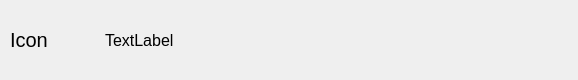
<?xml version="1.0" encoding="UTF-8"?>
<ui version="4.0">
 <class>ListItem</class>
 <widget class="QWidget" name="ListItem">
  <property name="geometry">
   <rect>
    <x>0</x>
    <y>0</y>
    <width>578</width>
    <height>80</height>
   </rect>
  </property>
  <property name="windowTitle">
   <string>Form</string>
  </property>
  <layout class="QHBoxLayout" name="horizontalLayout">
   <property name="leftMargin">
    <number>0</number>
   </property>
   <property name="topMargin">
    <number>0</number>
   </property>
   <property name="rightMargin">
    <number>0</number>
   </property>
   <property name="bottomMargin">
    <number>0</number>
   </property>
   <item>
    <spacer name="horizontalSpacer">
     <property name="orientation">
      <enum>Qt::Horizontal</enum>
     </property>
     <property name="sizeType">
      <enum>QSizePolicy::Fixed</enum>
     </property>
     <property name="sizeHint" stdset="0">
      <size>
       <width>10</width>
       <height>20</height>
      </size>
     </property>
    </spacer>
   </item>
   <item>
    <widget class="QLabel" name="iconLabel">
     <property name="minimumSize">
      <size>
       <width>80</width>
       <height>80</height>
      </size>
     </property>
     <property name="maximumSize">
      <size>
       <width>80</width>
       <height>80</height>
      </size>
     </property>
     <property name="font">
      <font>
       <pointsize>15</pointsize>
      </font>
     </property>
     <property name="text">
      <string>Icon</string>
     </property>
    </widget>
   </item>
   <item>
    <widget class="QWidget" name="widget" native="true">
     <layout class="QVBoxLayout" name="verticalLayout">
      <item>
       <widget class="QLabel" name="fileNameLabel">
        <property name="font">
         <font>
          <pointsize>12</pointsize>
         </font>
        </property>
        <property name="text">
         <string>TextLabel</string>
        </property>
       </widget>
      </item>
     </layout>
    </widget>
   </item>
  </layout>
 </widget>
 <resources/>
 <connections/>
</ui>
